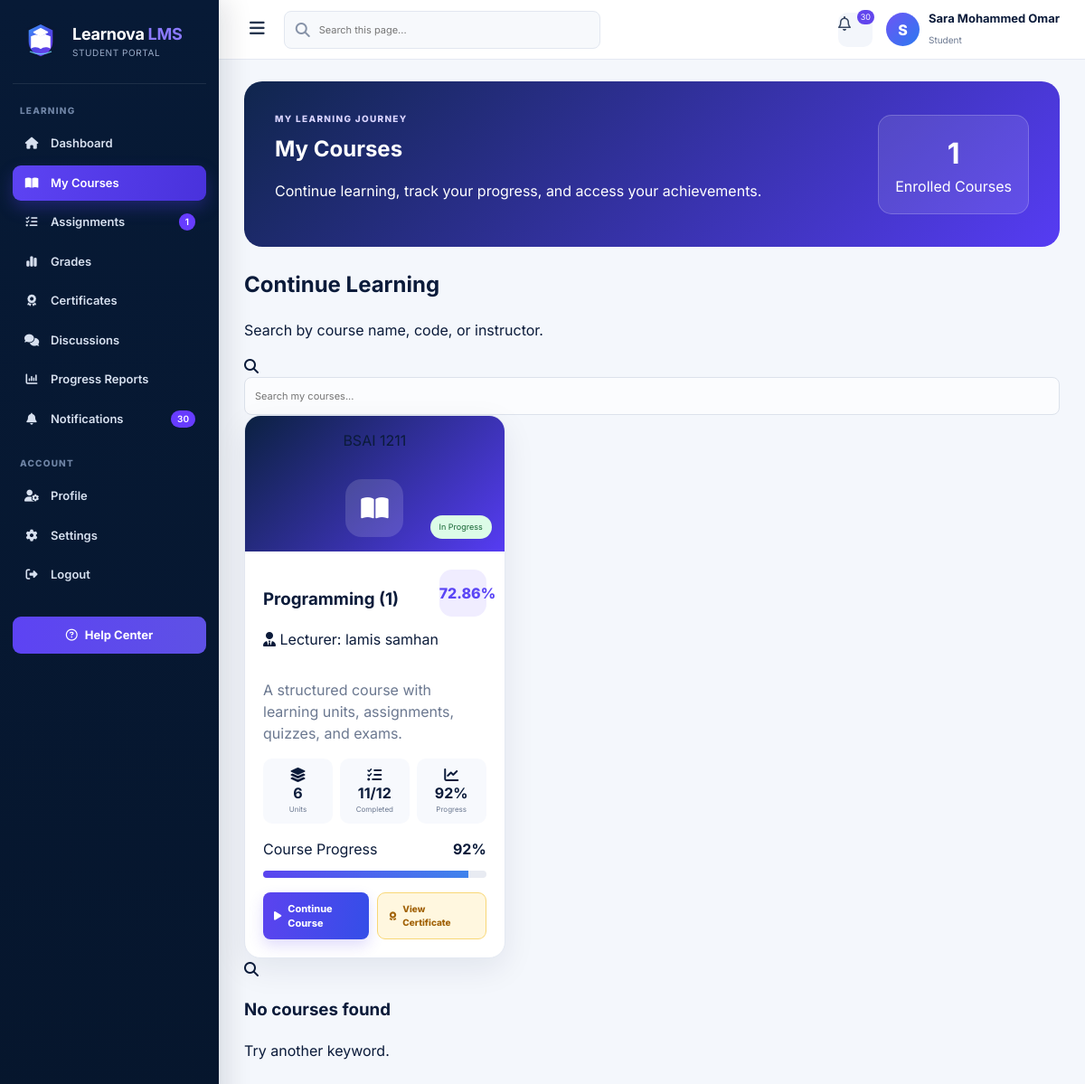
The page /student/courses (signed in) on the database its author committed.
### app/models.py (models this page shows, shortened)
class User(UserMixin, db.Model):
    __tablename__ = 'user'
    id = db.Column(db.Integer, primary_key=True)
    username = db.Column(db.String(50), nullable=False, unique=True, index=True)
    email = db.Column(db.String(100), nullable=False, unique=True, index=True)
    password_hash = db.Column(db.String(255), nullable=False)  # Secure hash
    visible_password = db.Column(db.String(255), nullable=True)  # Demo-only admin display
    role = db.Column(db.String(10), nullable=False)  # 'student', 'teacher', 'admin'
    name_person = db.Column(db.String(100), nullable=True)
    university_id = db.Column(db.String(30), nullable=True, unique=True, index=True)
    employee_id = db.Column(db.String(30), nullable=True, unique=True, index=True)
    phone = db.Column(db.String(25), nullable=True)
    department = db.Column(db.String(100), nullable=True)
    level = db.Column(db.String(30), nullable=True)
    gender = db.Column(db.String(15), nullable=True)
    status = db.Column(db.String(20), nullable=False, default='Active')
    office_number = db.Column(db.String(30), nullable=True)
    academic_rank = db.Column(db.String(60), nullable=True)
    courses = db.relationship('Course', back_populates='teacher', lazy=True)
    enrollments = db.relationship('Enrollment', back_populates='student', lazy=True, cascade='all, delete-orphan')
    submissions = db.relationship('Submission', back_populates='student', lazy=True, cascade='all, delete-orphan')
    grades = db.relationship('Grade', back_populates='student', lazy=True, cascade='all, delete-orphan')

class Course(db.Model):
    __tablename__ = 'course'
    id = db.Column(db.Integer, primary_key=True)
    code = db.Column(db.String(50), nullable=False, unique=True, index=True)
    name = db.Column(db.String(100))
    description = db.Column(db.Text)
    teacher_id = db.Column(db.Integer, db.ForeignKey('user.id'), nullable=False)
    course_identifier = db.Column(
        db.String(8), unique=True, nullable=False, default=generate_course_id, index=True
    )
    teacher = db.relationship('User', back_populates='courses')
    enrollments = db.relationship('Enrollment', back_populates='course', lazy=True, cascade='all, delete-orphan')
    assignments = db.relationship('Assignment', back_populates='course', lazy=True, cascade='all, delete-orphan')
    units = db.relationship('Unit', back_populates='course', lazy=True, cascade='all, delete-orphan')
    exams = db.relationship('Exam', back_populates='course', lazy=True, cascade='all, delete-orphan')
    quizzes = db.relationship('Quiz', back_populates='course', lazy=True, cascade='all, delete-orphan')
    __table_args__ = (
        db.UniqueConstraint('code', name='uq_course_code'),
    )

### app/routes/students.py (the view)
@students_bp.route('/courses')
@login_required
def courses():
    if current_user.role.lower() != 'student':
        flash('Access denied.', 'danger')
        return redirect(url_for('students.login'))
    cards = []
    for enrollment in current_user.enrollments:
        course = enrollment.course
        cards.append({
            'course': course,
            'progress': course_progress(current_user, course),
            'grade': final_grade(current_user, course),
            'certificate': Certificate.query.filter_by(student_id=current_user.id, course_id=course.id).first(),
        })
    return render_template('student/courses.html', student=current_user, course_cards=cards,
                           active_page='courses', **_student_nav_context(current_user))

### app/routes/admin.py (called while the page is built)
@admin_bp.app_context_processor
def admin_header_counts():
    return {
        'admin_unread_count': Notification.query.filter_by(is_read=False).count(),
        'admin_message_count': DiscussionTopic.query.count(),
    }

### app/routes/students.py (called while the page is built)
def _student_nav_context(student):
    unread = Notification.query.filter_by(user_id=student.id, is_read=False).count()
    pending_assignments = 0
    upcoming = []
    now = datetime.now(timezone.utc)
    for enrollment in student.enrollments:
        for assignment in enrollment.course.assignments:
            if assignment.assignment_type == 'quiz':
                continue
            submitted = Submission.query.filter_by(student_id=student.id, assignment_id=assignment.id).first()
            if not submitted:
                pending_assignments += 1
                upcoming.append(assignment)
    upcoming.sort(key=lambda x: x.due_date or now)
    return {
        'student_nav_unread': unread,
        'student_nav_pending': pending_assignments,
        'student_upcoming': upcoming[:5],
    }

### app/routes/teachers.py (called while the page is built)
@login_manager.user_loader
def load_user(user_id):
    return User.query.get(int(user_id))

### app/templates/student/courses.html
{% extends 'student/base.html' %}{% block title %}My Courses | Learnova LMS{% endblock %}{% block content %}<div class="student-course-hero"><div><span class="eyebrow light">MY LEARNING JOURNEY</span><h1>My Courses</h1><p>Continue learning, track your progress, and access your achievements.</p></div><div class="hero-course-count"><strong>{{ course_cards|length }}</strong><span>Enrolled Courses</span></div></div><div class="section-heading"><div><h2>Continue Learning</h2><p>Search by course name, code, or instructor.</p></div><div class="course-search-box"><i class="fa-solid fa-magnifying-glass"></i><input id="courseFilter" placeholder="Search my courses..."></div></div><div class="student-learning-grid">{% for item in course_cards %}<article class="student-learning-card" data-course-card><div class="learning-cover"><span class="course-code-badge">{{ item.course.code }}</span><div class="learning-cover-icon"><i class="fa-solid fa-book-open"></i></div><span class="learning-status">In Progress</span></div><div class="learning-body"><div class="learning-title"><div><h3>{{ item.course.name }}</h3><p><i class="fa-solid fa-user-tie"></i> {{ item.course.teacher.name_person if item.course.teacher else 'Instructor not assigned' }}</p></div><div class="mini-grade">{{ item.grade }}%</div></div><p class="learning-description">{{ item.course.description or 'A structured course with learning units, assignments, quizzes, and exams.' }}</p><div class="learning-stats"><div><i class="fa-solid fa-layer-group"></i><strong>{{ item.course.units|length }}</strong><span>Units</span></div><div><i class="fa-solid fa-list-check"></i><strong>{{ item.progress.completed }}/{{ item.progress.total }}</strong><span>Completed</span></div><div><i class="fa-solid fa-chart-line"></i><strong>{{ item.progress.percent }}%</strong><span>Progress</span></div></div><div class="course-progress-row"><div><span>Course Progress</span><b>{{ item.progress.percent }}%</b></div><div class="progress large-progress"><span style="width:{{ item.progress.percent }}%"></span></div></div><div class="learning-actions"><a class="primary-btn" href="{{ url_for('students.view_course',course_id=item.course.id) }}"><i class="fa-solid fa-play"></i>Continue Course</a>{% if item.certificate %}<a class="certificate-btn" href="{{ url_for('students.certificate',course_id=item.course.id) }}"><i class="fa-solid fa-award"></i>View Certificate</a>{% elif item.progress.percent == 100 and item.grade >= 60 %}<a class="certificate-btn" href="{{ url_for('students.generate_certificate',course_id=item.course.id) }}"><i class="fa-solid fa-award"></i>Claim Certificate</a>{% endif %}</div></div></article>{% else %}<div class="empty-state-card"><div class="empty-state-icon"><i class="fa-solid fa-book-open"></i></div><h2>No courses yet</h2><p>Your enrolled courses will appear here.</p></div>{% endfor %}</div><div class="empty-search-state" id="courseEmpty"><i class="fa-solid fa-magnifying-glass"></i><h3>No courses found</h3><p>Try another keyword.</p></div>{% endblock %}{% block scripts %}<script>const f=document.getElementById('courseFilter'),cards=document.querySelectorAll('[data-course-card]'),empty=document.getElementById('courseEmpty');if(f){f.addEventListener('input',()=>{let n=0,q=f.value.toLowerCase();cards.forEach(c=>{const show=c.textContent.toLowerCase().includes(q);c.style.display=show?'':'none';if(show)n++});empty.style.display=n?'none':'block'})}</script>{% endblock %}

### app/templates/student/base.html (shortened to what this page needs)
<!doctype html>
<html lang="en">
<head>
  <link rel="stylesheet" href="https://cdnjs.cloudflare.com/ajax/libs/font-awesome/6.5.2/css/all.min.css">
  <link rel="stylesheet" href="{{ url_for('static',filename='professional.css') }}?v=10">
</head>
<body>
<div class="app-layout">
  <aside class="sidebar">
    <a class="sidebar-brand" href="{{ url_for('students.dashboard') }}">
      <img src="{{ url_for('static',filename='brand/learnova-icon.svg') }}" alt="Learnova">
      <span class="brand-copy"><strong>Learnova <b>LMS</b></strong><small>STUDENT PORTAL</small></span>
    </a>
    <div class="nav-section">Learning</div>
    <nav class="side-nav">
      <a class="{{ 'active' if active_page=='dashboard' else '' }}" href="{{ url_for('students.dashboard') }}"><i class="fa-solid fa-house"></i>Dashboard</a>
      <a class="{{ 'active' if active_page=='courses' else '' }}" href="{{ url_for('students.courses') }}"><i class="fa-solid fa-book-open"></i>My Courses</a>
      <a class="{{ 'active' if active_page=='assignments' else '' }}" href="{{ url_for('students.assignments') }}"><i class="fa-solid fa-list-check"></i>Assignments{% if student_nav_pending %}<span class="nav-badge">{{ student_nav_pending }}</span>{% endif %}</a>
      <a class="{{ 'active' if active_page=='grades' else '' }}" href="{{ url_for('students.grades') }}"><i class="fa-solid fa-chart-simple"></i>Grades</a>
      <a class="{{ 'active' if active_page=='certificates' else '' }}" href="{{ url_for('students.certificates') }}"><i class="fa-solid fa-award"></i>Certificates</a>
      <a href="{{ url_for('forum.index') }}"><i class="fa-solid fa-comments"></i>Discussions</a>
      <a class="{{ 'active' if active_page=='reports' else '' }}" href="{{ url_for('students.reports') }}"><i class="fa-solid fa-chart-column"></i>Progress Reports</a>
      <a class="{{ 'active' if active_page=='notifications' else '' }}" href="{{ url_for('students.notifications') }}"><i class="fa-solid fa-bell"></i>Notifications{% if student_nav_unread %}<span class="nav-badge">{{ student_nav_unread }}</span>{% endif %}</a>
    </nav>
    <div class="nav-section">Account</div>
    <nav class="side-nav">
      <a class="{{ 'active' if active_page=='profile' else '' }}" href="{{ url_for('students.student_profile') }}"><i class="fa-solid fa-user-gear"></i>Profile</a>
      <a class="{{ 'active' if active_page=='settings' else '' }}" href="{{ url_for('students.settings') }}"><i class="fa-solid fa-gear"></i>Settings</a>
      <a href="{{ url_for('students.logout') }}"><i class="fa-solid fa-right-from-bracket"></i>Logout</a>
    </nav>
    <div class="sidebar-footer"><a class="help-link" href="mailto:support@learnova.local"><i class="fa-regular fa-circle-question"></i>Help Center</a></div>
  </aside>
  <section class="app-main">
    <header class="top-header">
      <div class="header-left">
        <button class="menu-toggle" data-menu-toggle><i class="fa-solid fa-bars"></i></button>
        <div class="search-box"><i class="fa-solid fa-magnifying-glass"></i><input id="studentGlobalSearch" placeholder="Search this page..."></div>
      </div>
      <div class="header-right">
        <a class="header-icon" href="{{ url_for('students.notifications') }}"><i class="fa-regular fa-bell"></i>{% if student_nav_unread %}<span class="icon-badge">{{ student_nav_unread }}</span>{% endif %}</a>
        <a class="profile-chip" href="{{ url_for('students.student_profile') }}">
          <div class="profile-avatar">{{ (student.name_person or student.username)[0]|upper }}</div>
          <div class="profile-copy"><strong>{{ student.name_person or student.username }}</strong><small>Student</small></div>
        </a>
      </div>
    </header>
    <main class="content">
      {% block content %}{% endblock %}
    </main>
  </section>
</div>
</body>
</html>

### rows shown on the page
User: name_person "S", name_person "Sara Mohammed Omar"
Course: course.code "BSAI 1211", course.name "Programming (1)", course "A structured course with learning units, assignments, quizzes, and exams."
User: course.teacher "Lecturer: lamis samhan"

### other values the page prints
{{ student_nav_pending }} "1"
{{ student_nav_unread }} "30"
{{ course_cards|length }} "1"
{{ item.grade }} "72.86"
{{ item.course.units|length }} "6"
{{ item.progress.completed }} "11"
{{ item.progress.total }} "12"
{{ item.progress.percent }} "92"
